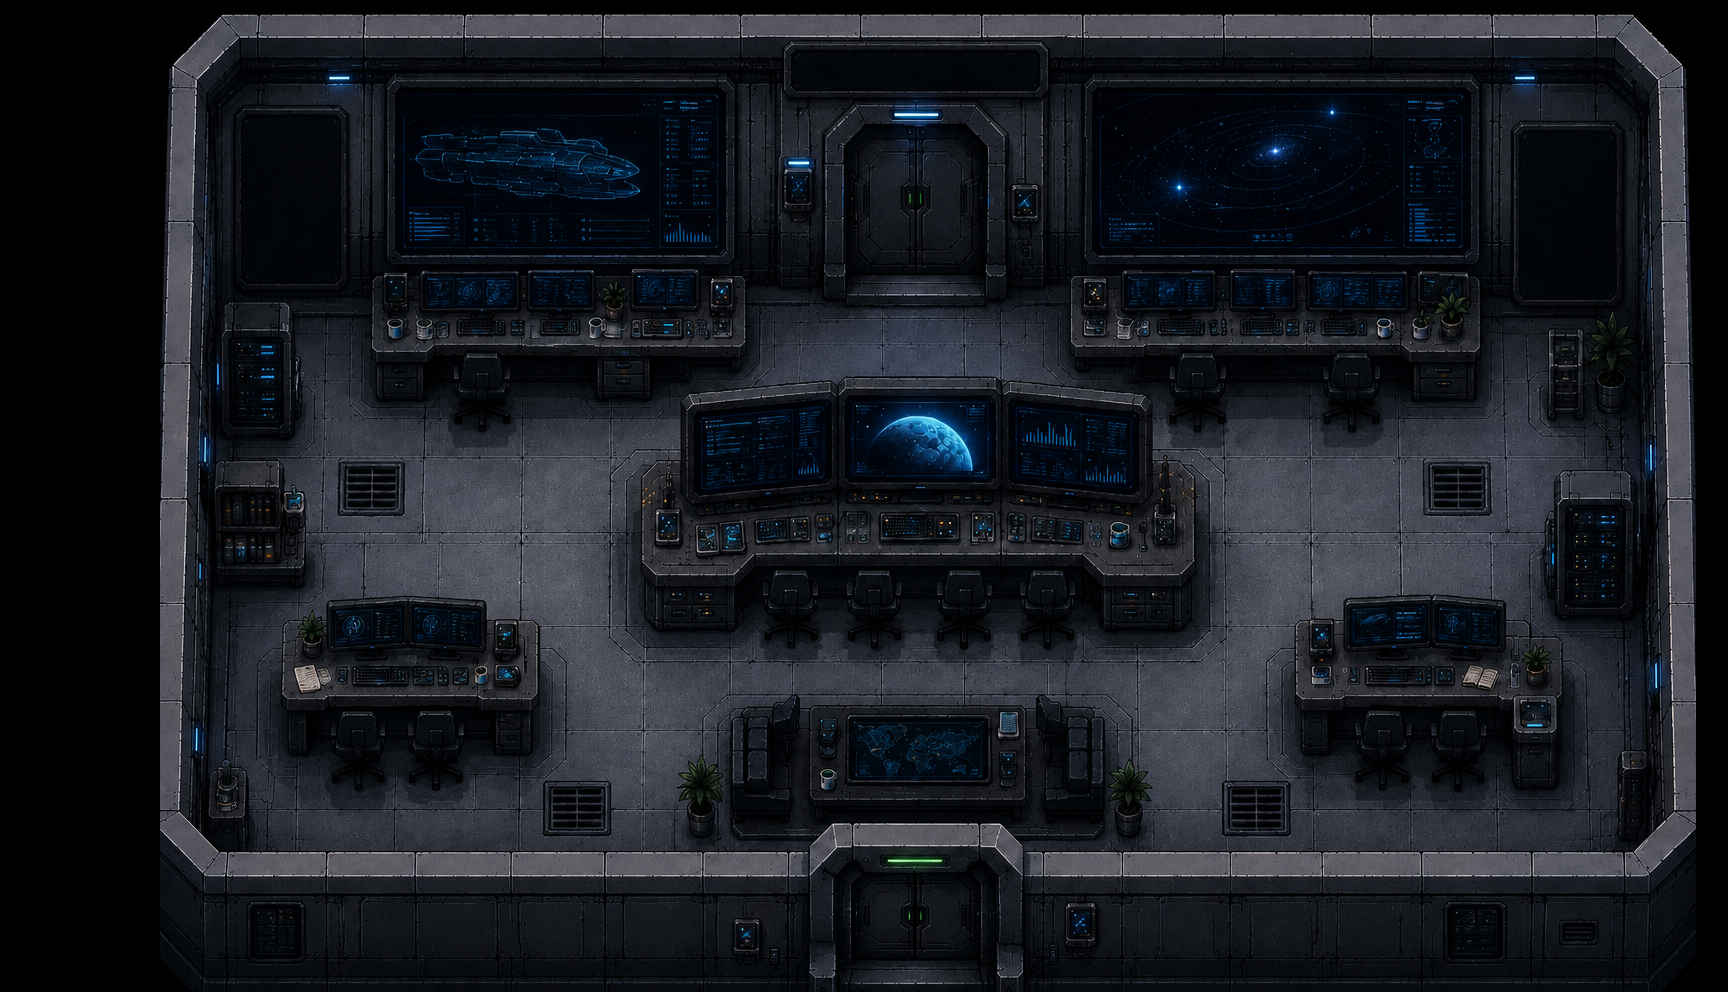

Rendered tile map (Tiled .tmx) drawn with the repository's tilesets; below, a short description and the map source with its tile grids summarised:
An orthogonal 54x31 tile map with 32x32 px tiles, 1 tile layer (Слой тайлов 1) and 54 objects (start_10).

<map version="1.10" tiledversion="1.12.2" orientation="orthogonal" renderorder="right-down" width="54" height="31" tilewidth="32" tileheight="32" infinite="0" nextlayerid="5" nextobjectid="57">
 <tileset firstgid="1" name="ypravlenie" tilewidth="32" tileheight="32" tilecount="1536" columns="48">
  <image source="ypravlenie.png" width="1536" height="1024" />
 </tileset>
 <layer id="1" name="Слой тайлов 1" width="54" height="31">
  <data>[1674 cells, 1488 non-empty, 1488 distinct tile ids]</data>
 </layer>
 <objectgroup id="2" name="collision">
  <object id="2" x="1070.67" y="274.667" width="294.667" height="80.6667" />
  <object id="3" x="1170.67" y="359.333" width="57.3333" height="29.3333" />
  <object id="4" x="844" y="378" width="154" height="213" />
  <object id="5" x="999" y="380" width="35" height="168" />
  <object id="6" x="1030" y="390" width="80" height="208" />
  <object id="7" x="1103" y="398" width="46" height="219" />
  <object id="8" x="1147" y="461" width="40" height="160" />
  <object id="9" x="1181" y="470" width="13" height="98" />
  <object id="10" x="1019" y="554" width="53" height="89" />
  <object id="11" x="981" y="532" width="187" height="53" />
  <object id="12" x="651" y="465" width="304" height="125" />
  <object id="13" x="679" y="391" width="281" height="126" />
  <object id="14" x="791" y="381" width="117" height="58" />
  <object id="15" x="638" y="473" width="103" height="155" />
  <object id="16" x="765" y="583" width="52" height="62" />
  <object id="17" x="848" y="584" width="51" height="60" />
  <object id="18" x="930" y="589" width="62" height="58" />
  <object id="19" x="739" y="708" width="362" height="131" />
  <object id="20" x="676" y="766" width="45" height="76" />
  <object id="21" x="1105" y="767" width="40" height="65" />
  <object id="23" x="1293" y="619" width="245" height="129" />
  <object id="24" x="1535" y="635" width="23" height="149" />
  <object id="25" x="1503" y="734" width="36" height="56" />
  <object id="26" x="1359" y="737" width="45" height="47" />
  <object id="27" x="1439" y="739" width="49" height="42" />
  <object id="28" x="1019" y="848" width="678" height="157" />
  <object id="29" x="802" y="832" width="225" height="175" />
  <object id="30" x="150" y="844" width="727" height="168" />
  <object id="31" x="144" y="66" width="61" height="803" />
  <object id="32" x="204" y="466" width="79" height="107" />
  <object id="33" x="280" y="494" width="21" height="80" />
  <object id="34" x="282" y="611" width="249" height="144" />
  <object id="35" x="338" y="747" width="44" height="36" />
  <object id="36" x="407" y="753" width="53" height="34" />
  <object id="37" x="202" y="305" width="95" height="123" />
  <object id="38" x="375" y="266" width="369.524" height="83.1887" />
  <object id="39" x="591" y="346.189" width="56" height="29.8113" />
  <object id="40" x="451" y="359" width="59" height="50" />
  <object id="41" x="373" y="359" width="52" height="41" />
  <object id="42" x="203" y="28" width="539" height="257" />
  <object id="43" x="720" y="25" width="807" height="252" />
  <object id="44" x="813" y="271" width="189" height="30" />
  <object id="45" x="1506" y="11" width="214" height="290" />
  <object id="46" x="1373" y="268" width="108" height="125" />
  <object id="47" x="1328" y="345" width="49" height="83" />
  <object id="48" x="1545" y="330" width="166" height="79" />
  <object id="49" x="1639" y="432" width="129" height="358" />
  <object id="50" x="1553" y="469" width="92" height="140" />
  <object id="51" x="1628" y="750" width="132" height="222" />
  <object id="54" x="605.332" y="741.162" width="1.47642" />
  <object id="55" x="1643.25" y="245.085" width="79.7266" height="250.991" />
  <object id="56" x="199.316" y="764.785" width="47.2454" height="64.9624" />
 </objectgroup>
 <objectgroup id="3" name="start">
  <object id="52" name="start_10" x="886" y="298" width="68" height="30" />
 </objectgroup>
 <objectgroup id="4" name="exit">
  <object id="53" x="877" y="300" width="106" height="32" />
 </objectgroup>
</map>
